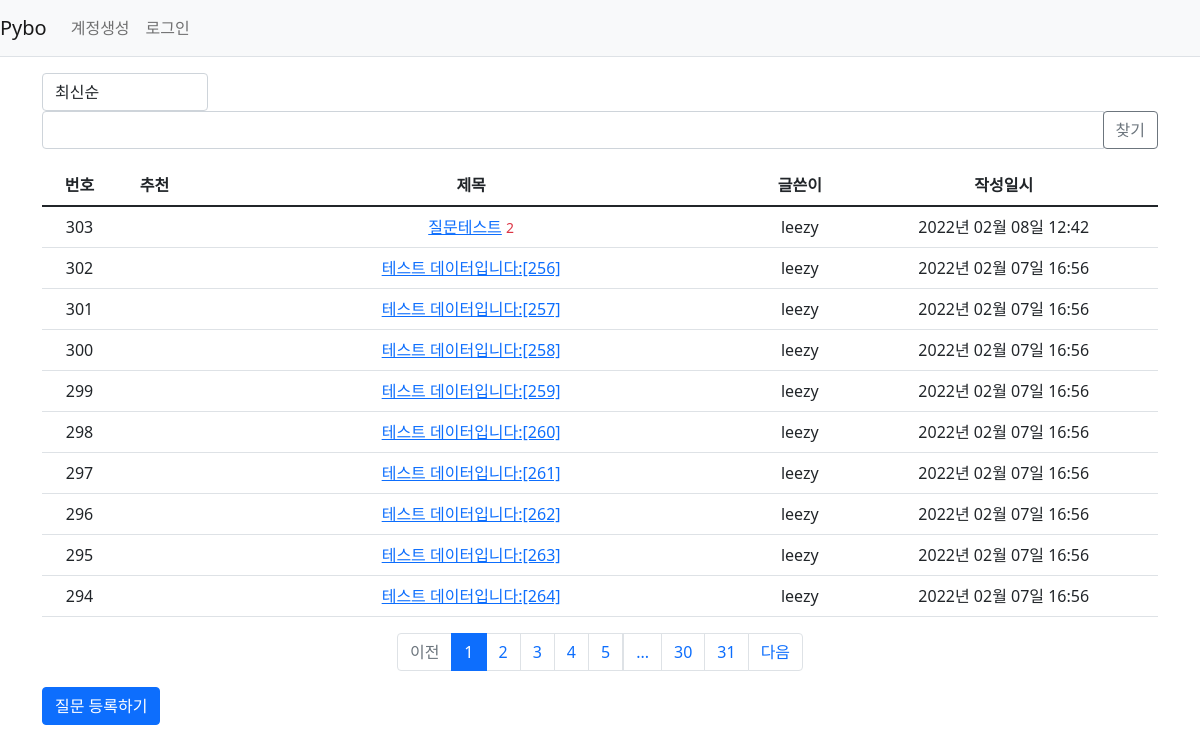
Page /question/list/ on the committed database.
### pybo/models.py (models this page shows)
class Question(db.Model):
    id = db.Column(db.Integer, primary_key=True)
    subject = db.Column(db.String(200), nullable=False)
    content = db.Column(db.Text(), nullable=False)
    create_date = db.Column(db.DateTime(), nullable=False)
    user_id = db.Column(db.Integer, db.ForeignKey('user.id', ondelete='CASCADE'), nullable=False)
    user = db.relationship('User', backref=db.backref('question_set'))
    modify_date = db.Column(db.DateTime(), nullable=True)
    voter = db.relationship('User', secondary=question_voter, backref=db.backref('question_voter_set'))

class User(db.Model):
    id = db.Column(db.Integer, primary_key=True)
    username = db.Column(db.String(150), unique=True, nullable=False)
    password = db.Column(db.String(200), nullable=False)
    email = db.Column(db.String(120), unique=True, nullable=False)

### pybo/views/question_views.py (the view, shortened to what this page needs)
@bp.route('/list/')
def _list():
    page = request.args.get('page', type=int, default=1)
    kw = request.args.get('kw', type=str, default='')
    so = request.args.get('so', type=str, default='recent')
    if so == 'recommend':
        sub_query = db.session.query(question_voter.c.question_id, func.count('*').label('num_voter')) \
            .group_by(question_voter.c.question_id).subquery()
        question_list = Question.query \
            .outerjoin(sub_query, Question.id == sub_query.c.question_id) \
            .order_by(sub_query.c.num_voter.desc(), Question.create_date.desc())
    elif so == 'popular':
        sub_query = db.session.query(Answer.question_id, func.count('*').label('num_answer')) \
            .group_by(Answer.question_id).subquery()
        question_list = Question.query \
            .outerjoin(sub_query, Question.id == sub_query.c.question_id) \
            .order_by(sub_query.c.num_answer.desc(), Question.create_date.desc())
    else:  # recent
        question_list = Question.query.order_by(Question.create_date.desc())
    question_list = question_list.paginate(page, per_page=10)
    return render_template('question/question_list.html', question_list=question_list, page=page, kw=kw, so=so)

### pybo/filter.py (called while the page is built)
def format_datetime(value, fmt='%Y년 %m월 %d일 %H:%M'):
    return value.strftime(fmt)

### pybo/views/auth_views.py (called while the page is built)
@bp.before_app_request
def load_logged_in_user():
    user_id = session.get('user_id')
    if user_id is None:
        g.user = None
    else:
        g.user = User.query.get(user_id)

### pybo/templates/question/question_list.html (shortened to what this page needs)
{% extends 'base.html' %}
{% block content %}
<div class="container my-3">
    <div class="row justify-content-between my-3">
        <div class="col-2">
            <select class="form-control so">
                <option value="recent" {% if so=='recent' %}selected{% endif %}>최신순</option>
            </select>
        </div>
        <div class="col-4 input-group">
            <input type="text" class="form-control kw" value="{{ kw or '' }}">
            <div class="input-group-append">
                <button class="btn btn-outline-secondary" type="button" id="btn_search">찾기</button>
            </div>
        </div>
    </div>
    <table class="table">
        <thead>
        <tr class="text-center thead-dark">
            <th>번호</th>
            <th>추천</th>
            <th style="width:50%">제목</th>
            <th>글쓴이</th>
            <th>작성일시</th>
        </tr>
        </thead>
        <tbody>
        {% if question_list %}
        {% for question in question_list.items %}
        <tr class="text-center">
            <td>{{ question_list.total - ((question_list.page-1) * question_list.per_page) - loop.index0 }}</td>
            <td>
            </td>
            <td class="text-left">
                <a href="{{ url_for('question.detail', question_id=question.id) }}">{{ question.subject }}</a>
                {% if question.answer_set|length > 0 %}
                <span class="text-danger small ml-2">{{ question.answer_set|length }}</span>
                {% endif %}
            </td>
            <td>{{ question.user.username }}</td>
            <td>{{ question.create_date|datetime }}</td>
        </tr>
        {% endfor %}
        {% else %}
        <tr>
            <td colspan="3">질문이 없습니다.</td>
        </tr>
        {% endif %}
        </tbody>
    </table>
    <ul class="pagination justify-content-center">
        {% if question_list.has_prev %}
        <li class="page-item">
            <a class="page-link" data-page="{{ question_list.prev_num }}" href="#">이전</a>
        </li>
        {% else %}
        <li class="page-item disabled">
            <a class="page-link" tabindex="-1" aria-disabled="true" href="#">이전</a>
        </li>
        {% endif %}
        {% for page_num in question_list.iter_pages() %}
            {% if page_num %}
                {% if page_num != question_list.page %}
                <li class="page-item">
                    <a class="page-link" data-page="{{ page_num }}" href="#">{{ page_num }}</a>
                </li>
                {% else %}
                <li class="page-item active" aria-current="page">
                    <a class="page-link" href="#">{{ page_num }}</a>
                </li>
                {% endif %}
           {% else %}
                <li class="disabled">
                    <a class="page-link" href="#">...</a>
                </li>
           {% endif %}
        {% endfor %}
        {% if question_list.has_next %}
        <li class="page-item">
            <a class="page-link" data-page="{{ question_list.next_num }}" href="#">다음</a>
        </li>
        {% else %}
        <li class="page-item disabled">
            <a class="page-link" tabindex="-1" aria-disabled="true" href="#">다음</a>
        </li>
        {% endif %}
    </ul>
    <a href="{{ url_for('question.create') }}" class="btn btn-primary">질문 등록하기</a>
</div>
{% endblock %}

### pybo/templates/base.html (shortened to what this page needs)
<!doctype html>
<html lang="ko">
<head>
    <link rel="stylesheet" href="{{ url_for('static', filename='bootstrap.min.css') }}">
    <link rel="stylesheet" href="{{ url_for('static', filename='style.css') }}">
</head>
<body>
{% include "navbar.html" %}
{% block content %}
{% endblock %}
</body>
</html>

### pybo/templates/navbar.html (shortened to what this page needs)
<nav class="navbar navbar-expand-lg navbar-light bg-light border-bottom">
    <a class="navbar-brand" href="{{ url_for('main.index') }}">Pybo</a>
    <div class="collapse navbar-collapse flex-grow-0" id="navbarNav">
        {% if g.user %}
        <ul class="navbar-nav">
            <li class="nav-item ">
                <a class="nav-link" href="{{ url_for('auth.logout') }}">{{ g.user.username }} (로그아웃)</a>
            </li>
        </ul>
        {% else %}
        <ul class="navbar-nav">
            <li class="nav-item ">
                <a class="nav-link" href="{{ url_for('auth.signup') }}">계정생성</a>
            </li>
            <li class="nav-item ">
                <a class="nav-link" href="{{ url_for('auth.login') }}">로그인</a>
            </li>
        </ul>
        {% endif %}
    </div>
</nav>

### rows in the picture
Question: id "303", subject "질문테스트", answer_set|length "2", user.username "leezy", create_date "2022년 02월 08일 12:42"
Question: total "302", subject "테스트 데이터입니다:[256]", user.username "leezy", create_date "2022년 02월 07일 16:56"
Question: total "301", subject "테스트 데이터입니다:[257]", user.username "leezy", create_date "2022년 02월 07일 16:56"
Question: total "300", subject "테스트 데이터입니다:[258]", user.username "leezy", create_date "2022년 02월 07일 16:56"
Question: total "299", subject "테스트 데이터입니다:[259]", user.username "leezy", create_date "2022년 02월 07일 16:56"
Question: total "298", subject "테스트 데이터입니다:[260]", user.username "leezy", create_date "2022년 02월 07일 16:56"
Question: total "297", subject "테스트 데이터입니다:[261]", user.username "leezy", create_date "2022년 02월 07일 16:56"
Question: total "296", subject "테스트 데이터입니다:[262]", user.username "leezy", create_date "2022년 02월 07일 16:56"
Question: total "295", subject "테스트 데이터입니다:[263]", user.username "leezy", create_date "2022년 02월 07일 16:56"
Question: total "294", subject "테스트 데이터입니다:[264]", user.username "leezy", create_date "2022년 02월 07일 16:56"

### other values in the picture
{{ page_num }} "1"
{{ page_num }} "2" "3" "4" "5" "30" "31"
